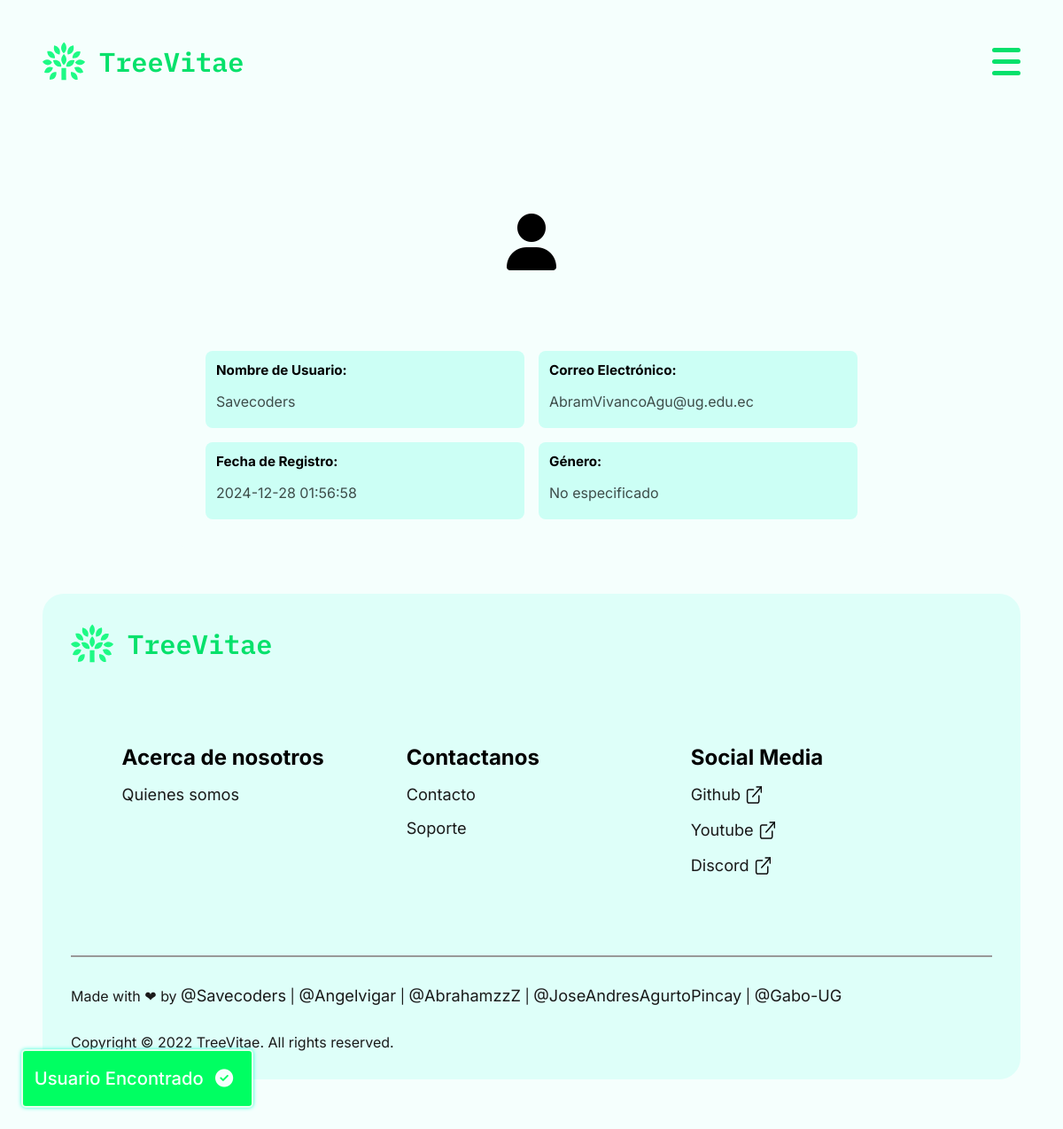
Page /index.php?c=user&f=profile_view&id=1 (signed in) on the committed database.
### tables this page shows
CREATE TABLE `usuarios` (
  `ID` bigint(20) NOT NULL AUTO_INCREMENT,
  `nombre_usuario` varchar(255) NOT NULL,
  `email` varchar(255) NOT NULL,
  `password` varchar(255) NOT NULL,
  `foto_perfil` LONGBLOB DEFAULT NULL,
  `fecha_nacimiento` date DEFAULT NULL,
  `genero` ENUM('M', 'F', 'O') DEFAULT NULL,
  `estado` tinyint(1) DEFAULT 1,
  `fecha_registro` timestamp NOT NULL DEFAULT current_timestamp(),
  PRIMARY KEY (`ID`),
  UNIQUE KEY `email` (`email`),
  UNIQUE KEY `nombre_usuario` (`nombre_usuario`)
);

### controllers/UserController.php (called while the page is built, shortened)
<?php
require_once 'models/repository/Usuario.repository.php';
class UserController
{
    public function profile_view()
    {
        $userId = intval($_GET['id']);
        $usuarioRepository = new UsuarioRepository();
        $userData = $usuarioRepository->getById($userId);
        require_once VUSER . 'profile.php';
    }
}

### index.php (called while the page is built, shortened)
<?php
$funcion = (!empty($_REQUEST['f'])) ? htmlentities($_REQUEST['f']) : FUNCION_PRINCIPAL;
$cont = new $controlador();
$cont->$funcion();

### models/repository/Usuario.repository.php (called while the page is built, shortened)
<?php
require_once 'core/DB.php';
class UsuarioRepository implements IRepository
{
    private $con;
    public function __construct()
    {
        $this->con = DB::getInstance();
    }
    public function getById($id): array
    {
        try {
            $sql = "SELECT * FROM usuarios WHERE ID = :id";
            $stmt = $this->con->prepare($sql);
            $stmt->bindParam(':id', $id);
            $stmt->execute();
            $result = $stmt->fetch(PDO::FETCH_ASSOC);
            return $result ? $result : [];
        } catch (PDOException $er) {
            error_log("Error en getById de UsuarioRepository " . $er->getMessage());
            return [];
        }
    }
}

### core/DB.php (called while the page is built, shortened)
<?php
class DB
{
    private static $instance = null;
    public static function getInstance()
    {
        $dir = __DIR__ . '/../.env';
        $DB_NAME = 'tree_database';
        $DB_USER = 'root';
        $DB_PASSWORD = '';
        $DB_HOST = 'localhost';
        $DB_PORT = '3306';
        try {
            $DB_NAME = $_ENV['DB_NAME'];
            $DB_USER = $_ENV['DB_USER'];
            $DB_PASSWORD = $_ENV['DB_PASSWORD'];
            $DB_HOST = $_ENV['DB_HOST'];
            $DB_PORT = $_ENV['DB_PORT'];
        } catch (Exception $e) {
        }
        $dsn = "mysql:host=$DB_HOST;port=$DB_PORT;dbname=$DB_NAME";
        if (!self::$instance) {
            self::$instance = new PDO($dsn, $DB_USER, $DB_PASSWORD);
            self::$instance->setAttribute(PDO::ATTR_ERRMODE, PDO::ERRMODE_EXCEPTION);
        }
        return self::$instance;
    }
}

### views/user/user.profile.php (the view, shortened to what this page needs)
<!DOCTYPE html>
<html lang="es">
<head>
    <link rel="stylesheet" href="public/css/styles.css" />
    <link rel="stylesheet"
        href="https://use.fontawesome.com/releases/v6.7.0/css/all.css"
>
</head>
<body>
    <main class="main__container__profile">
        <div class="profile-container">
            <form method="POST" action="index.php?c=user&f=update_profile">
                <div class="profile_header">
                    <?php if (!empty($userData['foto_perfil'])): ?>
                        <img alt="Foto de Perfil" class="profile-photo">
                    <?php else: ?>
                        <div class="profile-photo" style="display: flex; text-align: center; justify-content: center; align-items: center; background-color: var(--primary-color);">
                            <i class="fa-solid fa-user" style="font-size: 4rem;"></i>
                        </div>
                    <?php endif; ?>
                </div>
                <div class="info_perfil">
                    <div class="form_campos">
                        <label for="nombre_usuario">Nombre de Usuario:</label>
                        <input type="text" id="nombre_usuario" name="nombre_usuario" value="<?php echo htmlspecialchars($userData['nombre_usuario']); ?>" readonly>
                    </div>
                    <div class="form_campos">
                        <label for="email">Correo Electrónico:</label>
                        <input type="email" id="email" name="email" value="<?php echo htmlspecialchars($userData['email']); ?>" readonly>
                    </div>
                    <div class="form_campos">
                        <label for="fecha_registro">Fecha de Registro:</label>
                        <input type="text" id="fecha_registro" name="fecha_registro" value="<?php echo htmlspecialchars($userData['fecha_registro']); ?>" readonly>
                    </div>
                    <div class="form_campos">
                        <label for="genero">Género:</label>
                        <input type="text" id="genero" name="genero"
                            value="<?php
                                    switch ($userData['genero']) {
                                        default:
                                            echo 'No especificado';
                                    }
                                    ?>" readonly>
                    </div>
                </div>
            </form>
    </main>
</body>
</html>

### public/css/styles.css (style rules this page uses)
:root { --text-base: #ffffff; --text-50: #0d0d0d; --text-100: #1a1a1a; --text-200: #333333; --text-300: #4d4d4d; --text-400: #666666; --text-500: #808080; --text-600: #999999; --text-700: #b3b3b3; --text-800: #cccccc; --text-900: #e6e6e6; --text-950: #f2f2f2; --background-base: #000a08; --background-50: #001a14; --background-100: #003329; --background-200: #006652; --background-300: #00997a; --background-400: #00cca3; --background-500: #00ffcc; --background-600: #33ffd6; --background-700: #66ffe0; --background-800: #99ffeb; --background-900: #ccfff5; --background-950: #e5fffa; --primary-base: #1efa85; --primary-50: #01190c; --primary-100: #013218; --primary-200: #026430; --primary-300: #039648; --primary-400: #04c85f; --primary-500: #05fa77; --primary-600: #37fb92; --primary-700: #69fcae; --primary-800: #9bfdc9; --primary-900: #cdfee4; --primary-950: #e6fef1; --secondary-base: #00cca7; --secondary-50: #001a15; --secondary-100: #00332a; --secondary-200: #006653; --secondary-300: #00997d; --secondary-400: #00cca7; --secondary-500: #00ffd0; --secondary-600: #33ffda; --secondary-700: #66ffe3; --secondary-800: #99ffec; --secondary-900: #ccfff6; --secondary-950: #e5fffa; --accent-base: #0aff68; --accent-50: #001a0a; --accent-100: #003314; --accent-200: #006627; --accent-300: #00993b; --accent-400: #00cc4e; --accent-500: #00ff62; --accent-600: #33ff81; --accent-700: #66ffa1; --accent-800: #99ffc0; --accent-900: #ccffe0; --accent-950: #e5ffef; --danger-base: #ff4d4d; --danger-50: #4b0404; --danger-100: #881414; --danger-200: #a50f0f; --danger-300: #c80d0d; --danger-400: #ed1515; --danger-500: #ff4d4d; --danger-600: #ff6464; --danger-700: #ff9d9d; --danger-800: #ffc5c5; --danger-900: #ffdfdf; --danger-950: #fff1f1; color-scheme: light dark; }
@media (prefers-color-scheme: light) { :root { --text-base: #000000; --text-50: #f2f2f2; --text-100: #e6e6e6; --text-200: #cccccc; --text-300: #b3b3b3; --text-400: #999999; --text-500: #808080; --text-600: #666666; --text-700: #4d4d4d; --text-800: #333333; --text-900: #1a1a1a; --text-950: #0d0d0d; --background-base: #f5fffd; --background-50: #e5fffa; --background-100: #ccfff5; --background-200: #99ffeb; --background-300: #66ffe0; --background-400: #33ffd6; --background-500: #00ffcc; --background-600: #00cca3; --background-700: #00997a; --background-800: #006652; --background-900: #003329; --background-950: #001a14; --primary-base: #05e16b; --primary-50: #e6fef1; --primary-100: #cdfee4; --primary-200: #9bfdc9; --primary-300: #69fcae; --primary-400: #37fb92; --primary-500: #05fa77; --primary-600: #04c85f; --primary-700: #039648; --primary-800: #026430; --primary-900: #013218; --primary-950: #01190c; --secondary-base: #33ffda; --secondary-50: #e5fffa; --secondary-100: #ccfff6; --secondary-200: #99ffec; --secondary-300: #66ffe3; --secondary-400: #33ffda; --secondary-500: #00ffd0; --secondary-600: #00cca7; --secondary-700: #00997d; --secondary-800: #006653; --secondary-900: #00332a; --secondary-950: #001a15; --accent-base: #00f55e; --accent-50: #e5ffef; --accent-100: #ccffe0; --accent-200: #99ffc0; --accent-300: #66ffa1; --accent-400: #33ff81; --accent-500: #00ff62; --accent-600: #00cc4e; --accent-700: #00993b; --accent-800: #006627; --accent-900: #003314; --accent-950: #001a0a; --danger-base: #ff4d4d; --danger-50: #fff1f1; --danger-100: #ffdfdf; --danger-200: #ffc5c5; --danger-300: #ff9d9d; --danger-400: #ff6464; --danger-500: #ff4d4d; --danger-600: #ed1515; --danger-700: #c80d0d; --danger-800: #a50f0f; --danger-900: #881414; --danger-950: #4b0404; color-scheme: light dark; } }
html { font-size: 16px; }
* { margin: 0; padding: 0; box-sizing: border-box; font-family: 'Inter', sans-serif; }
body { display: flex; justify-content: center; align-items: flex-start; background-color: var(--background-base); }
input[type='text'], input[type='email'], input[type='password'], input[type='date'], textarea { border: 1px solid var(--background-950); border-radius: 8px; padding: 1rem 1.5rem; background-color: var(--background-base); width: 100%; cursor: text; }

### rows in the picture
usuarios: nombre_usuario "Savecoders", email "AbramVivancoAgu@ug.edu.ec", fecha_registro "2024-12-28 01:56:58", genero "No especificado"

### other values in the picture
$_SESSION['mensaje'] "Usuario Encontrado"
